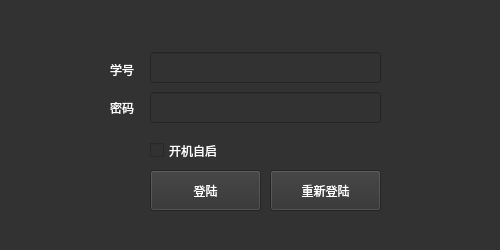
<?xml version="1.0" encoding="UTF-8"?>
<ui version="4.0">
 <class>MainWindow</class>
 <widget class="QMainWindow" name="MainWindow">
  <property name="geometry">
   <rect>
    <x>0</x>
    <y>0</y>
    <width>500</width>
    <height>250</height>
   </rect>
  </property>
  <property name="sizePolicy">
   <sizepolicy hsizetype="Fixed" vsizetype="Fixed">
    <horstretch>0</horstretch>
    <verstretch>0</verstretch>
   </sizepolicy>
  </property>
  <property name="windowTitle">
   <string>MainWindow</string>
  </property>
  <property name="styleSheet">
   <string notr="true">background:rgb(50,50,50);
color:rgb(255,255,255)</string>
  </property>
  <widget class="QWidget" name="centralWidget">
   <widget class="QLabel" name="label">
    <property name="geometry">
     <rect>
      <x>110</x>
      <y>60</y>
      <width>41</width>
      <height>20</height>
     </rect>
    </property>
    <property name="text">
     <string>学号</string>
    </property>
   </widget>
   <widget class="QLabel" name="label_2">
    <property name="geometry">
     <rect>
      <x>110</x>
      <y>100</y>
      <width>41</width>
      <height>16</height>
     </rect>
    </property>
    <property name="text">
     <string>密码</string>
    </property>
   </widget>
   <widget class="QLineEdit" name="lineEdit">
    <property name="geometry">
     <rect>
      <x>150</x>
      <y>52</y>
      <width>231</width>
      <height>31</height>
     </rect>
    </property>
   </widget>
   <widget class="QLineEdit" name="lineEdit_2">
    <property name="geometry">
     <rect>
      <x>150</x>
      <y>92</y>
      <width>231</width>
      <height>31</height>
     </rect>
    </property>
   </widget>
   <widget class="QCheckBox" name="checkBox">
    <property name="geometry">
     <rect>
      <x>150</x>
      <y>140</y>
      <width>93</width>
      <height>21</height>
     </rect>
    </property>
    <property name="text">
     <string>开机自启</string>
    </property>
   </widget>
   <widget class="QPushButton" name="pushButton">
    <property name="geometry">
     <rect>
      <x>150</x>
      <y>170</y>
      <width>111</width>
      <height>41</height>
     </rect>
    </property>
    <property name="text">
     <string>登陆</string>
    </property>
   </widget>
   <widget class="QPushButton" name="pushButton_2">
    <property name="geometry">
     <rect>
      <x>270</x>
      <y>170</y>
      <width>111</width>
      <height>41</height>
     </rect>
    </property>
    <property name="text">
     <string>重新登陆</string>
    </property>
   </widget>
  </widget>
 </widget>
 <layoutdefault spacing="6" margin="11"/>
 <resources/>
 <connections/>
</ui>
